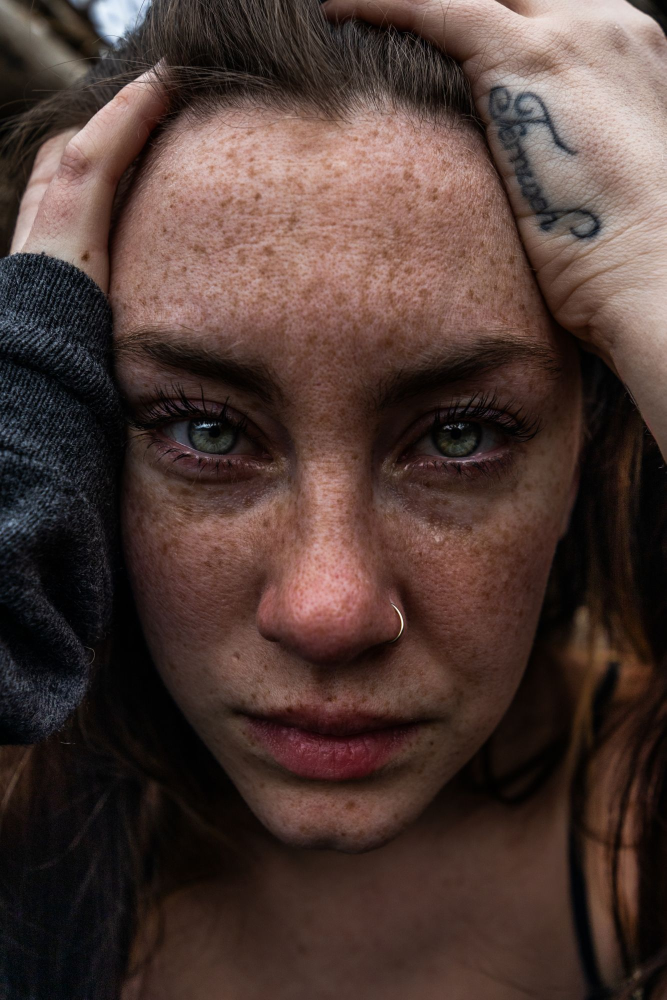
#> input picture draw/starter-freckles-c.jpg, 1333 x 2000 px (shown at 1/2 size)
$ python outline.py ../draw/starter-freckles-c.jpg   (older library calls are emulated)
#> lines starting #> are read from the running program, lines starting #| are printed output that depends on the picture
#!/usr/bin/env python3
"""Extract the essential outline of a photo as a clean line drawing.

Designed for portraits and other photos with lots of fine texture
(freckles, skin, fabric): texture is smoothed away with an
edge-preserving filter before edge extraction, and tiny speckle
fragments are removed afterward, so only the structural lines remain.

Usage:
    python3 outline.py photo.jpg
    python3 outline.py photo.jpg -o outline.png --detail 0.3
    python3 outline.py photo.jpg --method sketch --svg

Output is black lines on a white background (use --invert to flip).
Requires: pip install opencv-python-headless numpy
"""

import argparse
import sys
from pathlib import Path

import cv2
import numpy as np


def load_gray(path: str, max_dim: int) -> np.ndarray:
#> called with path = '../draw/starter-freckles-c.jpg', max_dim = 2000
    img = cv2.imread(path, cv2.IMREAD_COLOR)
#> img is the input picture: shape (2000, 1333, 3); mean B, G, R 53.2, 58.7, 78.7
    if img is None:
        sys.exit(f"error: could not read image: {path}")
    h, w = img.shape[:2]
    if max(h, w) > max_dim:
        scale = max_dim / max(h, w)
        img = cv2.resize(img, (round(w * scale), round(h * scale)),
                         interpolation=cv2.INTER_AREA)
    return cv2.cvtColor(img, cv2.COLOR_BGR2GRAY)


def smooth_texture(gray: np.ndarray, detail: float) -> np.ndarray:
    """Kill fine texture (freckles, grain) while keeping structural edges.

    detail=0 -> heavy smoothing, only the boldest lines survive
    detail=1 -> light smoothing, fine features kept
    """
#> called with detail = 0.5
    # Repeated bilateral filtering flattens texture without blurring
    # across strong edges. Fewer/weaker passes at high detail.
    passes = max(1, round(3 - 2 * detail))
    sigma_color = 40 + 40 * (1 - detail)
    out = gray
    for _ in range(passes):
        out = cv2.bilateralFilter(out, d=9, sigmaColor=sigma_color, sigmaSpace=7)
    return out


def edges_contour(gray: np.ndarray, detail: float) -> np.ndarray:
    """Thin structural edges via Canny with gradient-percentile thresholds.

    Thresholding on the gradient-magnitude distribution (instead of image
    brightness) keeps the result stable across lighting conditions.
    Returns a binary mask (255 = line).
    """
#> called with detail = 0.5
    gx = cv2.Scharr(gray, cv2.CV_32F, 1, 0)
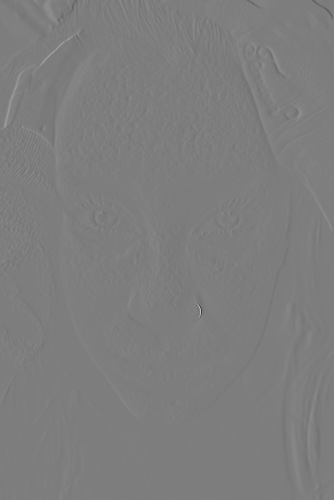
#> gx: shape (2000, 1333) float32 (shown at 1/4 size); min -2269, max 2330, mean 1; drawn with min black and max white
    gy = cv2.Scharr(gray, cv2.CV_32F, 0, 1)
    mag = cv2.magnitude(gx, gy)
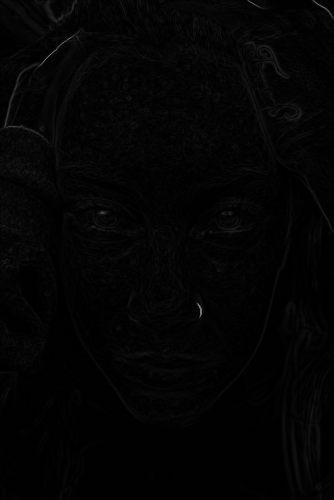
#> mag: shape (2000, 1333) float32 (shown at 1/4 size); min 0, max 2575, mean 41.5; drawn with min black and max white
    strong = mag[mag > 1.0]
    if strong.size == 0:
        return np.zeros_like(gray)
    # Lower percentile at high detail -> more edges accepted.
    hi = float(np.percentile(strong, 97 - 12 * detail))
#> hi = 96
    lo = 0.4 * hi
#> lo = 38.4
    edges = cv2.Canny(gx.astype(np.int16), gy.astype(np.int16), lo, hi,
                      L2gradient=True)
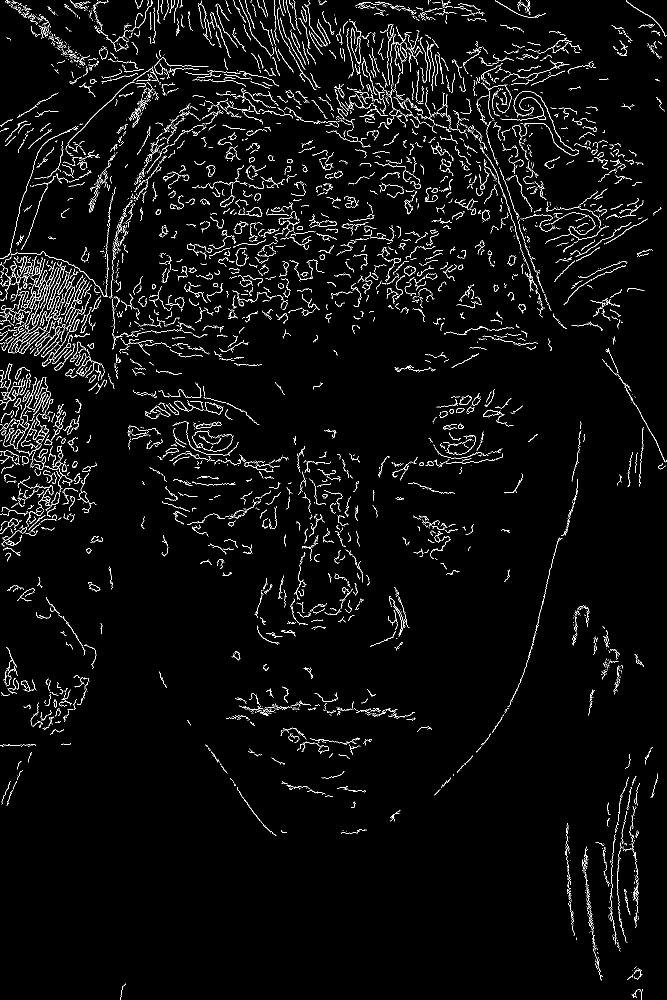
#> edges: shape (2000, 1333) (shown at 1/2 size); 3.3% white in thin lines or dots
    # Bridge one-pixel gaps so outlines read as continuous strokes.
    kernel = cv2.getStructuringElement(cv2.MORPH_ELLIPSE, (3, 3))
    return cv2.morphologyEx(edges, cv2.MORPH_CLOSE, kernel)
#> returned value: shape (2000, 1333); 3.9% white in thin lines or dots


# [14 lines left out: function edges_sketch, not called in this run]


def remove_speckles(mask: np.ndarray, detail: float) -> np.ndarray:
    """Drop connected components too small to be an essential line."""
#> called with detail = 0.5
    h, w = mask.shape
#> h = 2000; w = 1333
    # Minimum component size scales with image area; stricter at low detail.
    min_size = int((h * w) * (0.00002 + 0.00013 * (1 - detail)))
#> min_size = 226
    n, labels, stats, _ = cv2.connectedComponentsWithStats(mask, connectivity=8)
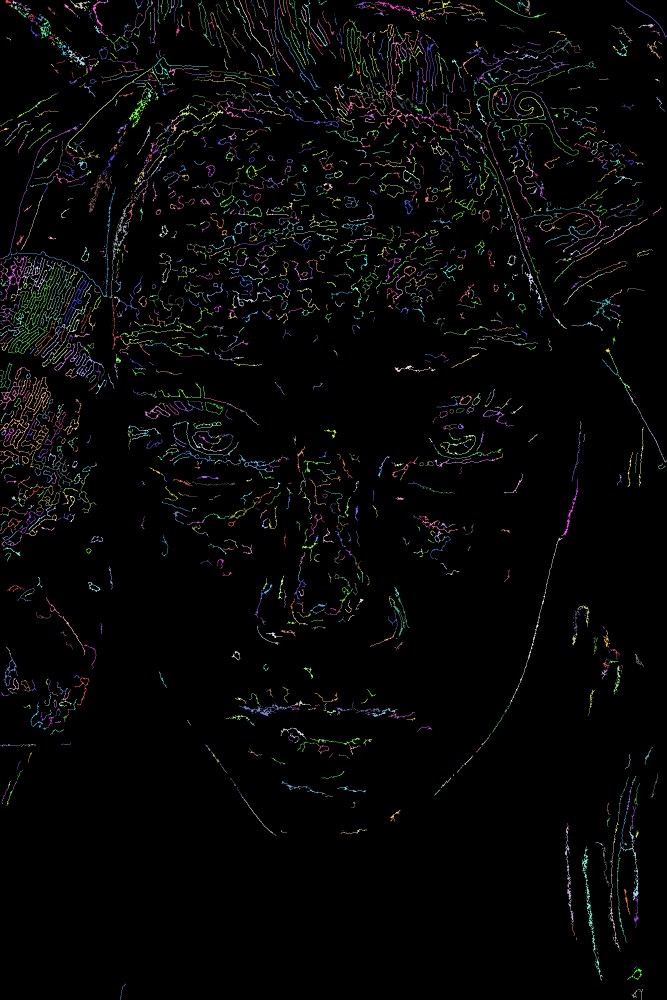
#> labels: shape (2000, 1333) int32 (shown at 1/2 size); 2370 distinct labels, from 0 to 2369; one colour per label, 0 black
#> n = 2370; stats = 2370 rows, first 6: [0, 0, 1333, 2000, 2561110], [11, 0, 12, 8, 48], [25, 0, 10, 8, 33], [141, 0, 34, 22, 173], [194, 0, 2, 2, 2], [213, 0, 4, 5, 9]
    out = np.zeros_like(mask)
    for i in range(1, n):
        if stats[i, cv2.CC_STAT_AREA] >= min_size:
            out[labels == i] = 255
#> out: shape (2000, 1333); 0.84% white in thin lines or dots
    return out


# [16 lines left out: function write_svg, not called in this run]


def main() -> None:
    ap = argparse.ArgumentParser(description=__doc__.splitlines()[0])
    ap.add_argument("input", help="path to the source photo")
    ap.add_argument("-o", "--output",
                    help="output PNG path (default: <input>_outline.png)")
    ap.add_argument("--method", choices=("contour", "sketch"), default="contour",
                    help="contour: thin essential lines (default); "
                         "sketch: XDoG ink look with filled shadows")
    ap.add_argument("--detail", type=float, default=0.5, metavar="0..1",
                    help="0 = only the boldest essential lines, "
                         "1 = keep fine detail (default 0.5)")
    ap.add_argument("--max-dim", type=int, default=2000,
                    help="downscale so the longest side is at most this "
                         "(default 2000; full-res texture only adds noise)")
    ap.add_argument("--invert", action="store_true",
                    help="white lines on black instead of black on white")
    ap.add_argument("--svg", action="store_true",
                    help="also write a traced SVG next to the PNG")
    args = ap.parse_args()

    detail = min(1.0, max(0.0, args.detail))
    out_path = Path(args.output) if args.output else \
        Path(args.input).with_name(Path(args.input).stem + "_outline.png")

    gray = load_gray(args.input, args.max_dim)
    smoothed = smooth_texture(gray, detail)
    extract = edges_contour if args.method == "contour" else edges_sketch
    mask = remove_speckles(extract(smoothed, detail), detail)

    result = mask if args.invert else cv2.bitwise_not(mask)
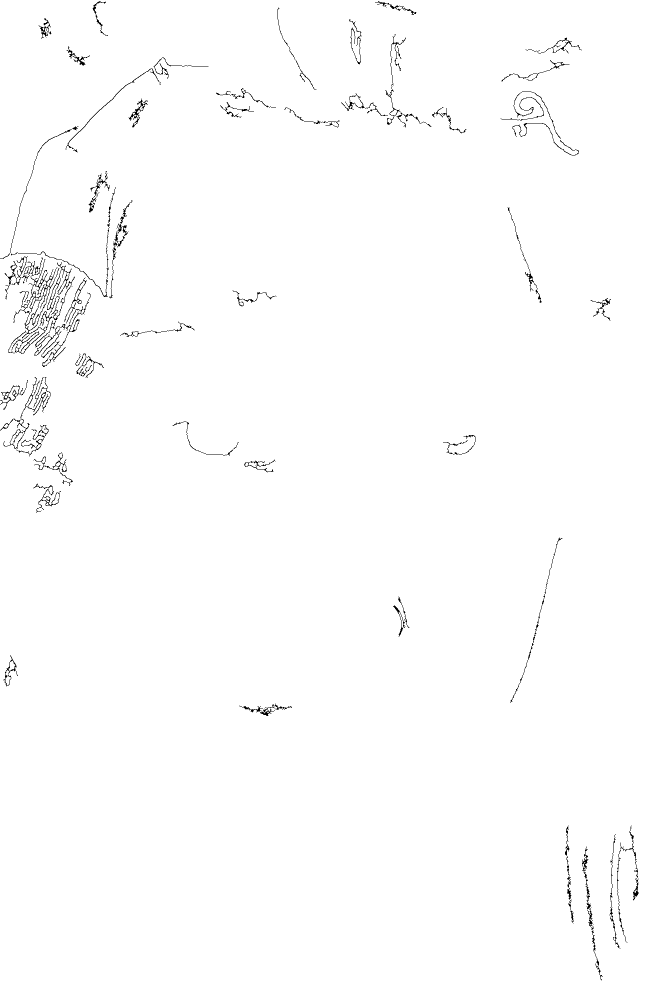
#> result: shape (2000, 1333) (shown at 1/2 size); 99.2% white; black in thin lines or dots
    cv2.imwrite(str(out_path), result)
    print(f"wrote {out_path}")

    if args.svg:
        svg_path = out_path.with_suffix(".svg")
        write_svg(mask, svg_path)
        print(f"wrote {svg_path}")


if __name__ == "__main__":
    main()

$ run again, on draw/starter-guy-c.jpg
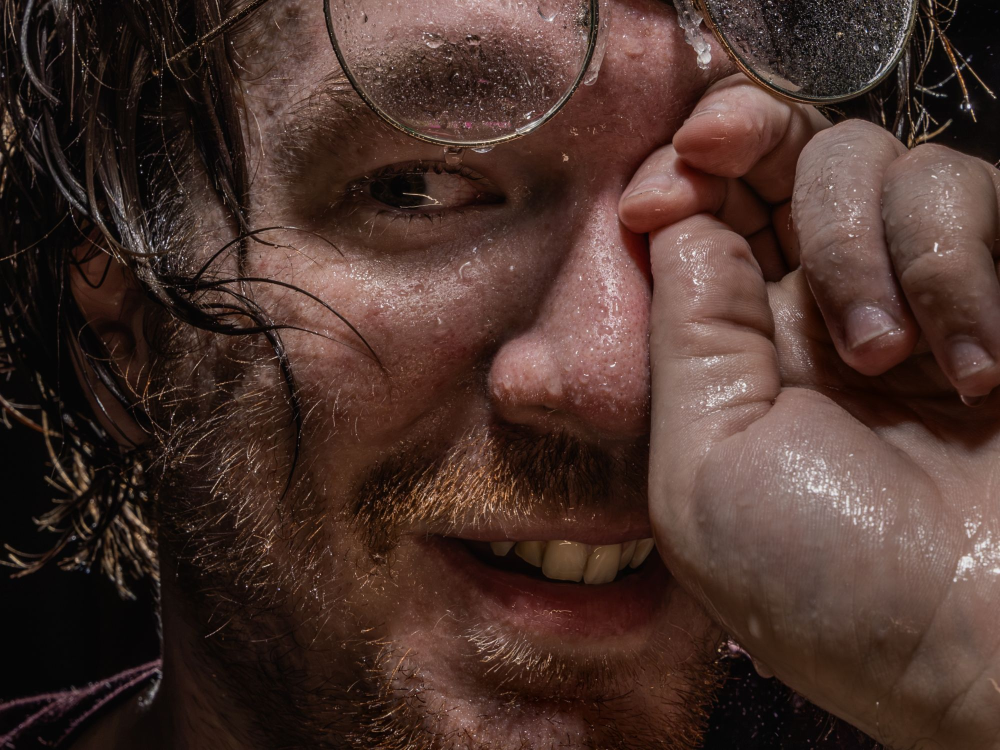
#> input picture draw/starter-guy-c.jpg, 2000 x 1500 px (shown at 1/2 size)
#> in load_gray, img is the input picture: shape (1500, 2000, 3); mean B, G, R 43.9, 50.7, 73.6
#> hi = 136
#> lo = 54.41
#> in edges_contour, `edges = cv2.Canny(gx.astype(np.int16), gy.astype(np.int16), lo, hi, L2..`:
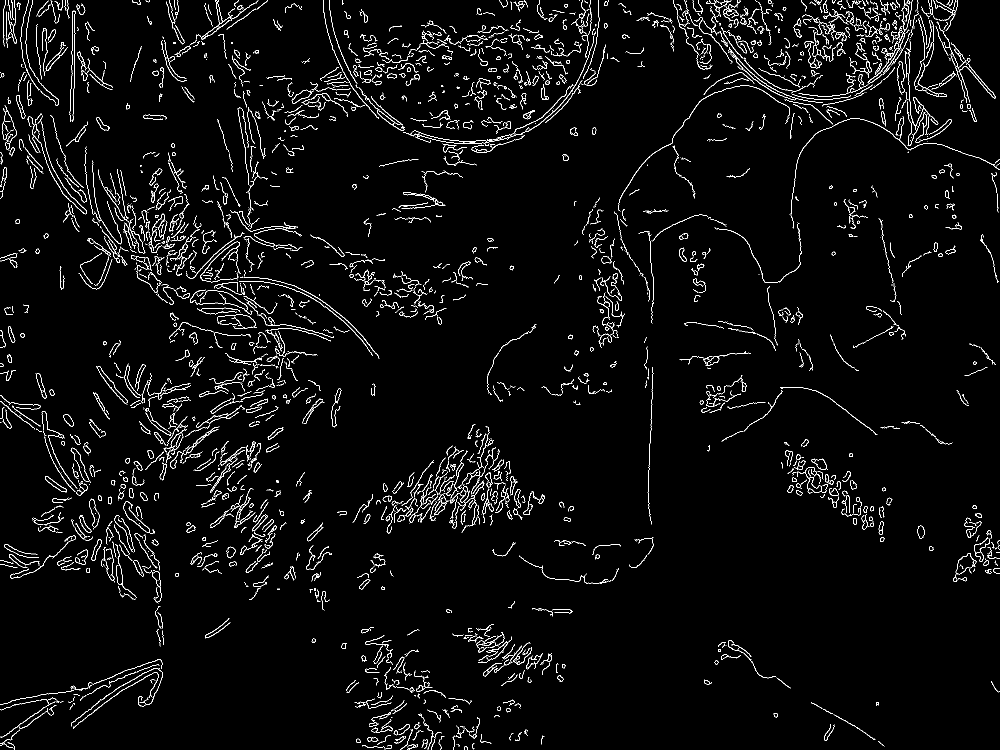
#> edges: shape (1500, 2000) (shown at 1/2 size); 3.3% white in thin lines or dots
#> in remove_speckles, `h, w = mask.shape`: h = 1500; w = 2000
#> min_size = 254
#> labels: shape (1500, 2000) int32; 1629 distinct labels, from 0 to 1628
#> n = 1629; stats = 1629 rows, first 6: [0, 0, 2000, 1500, 2891391], [7, 0, 4, 93, 94], [15, 0, 8, 40, 47], [23, 0, 6, 39, 44], [13, 0, 21, 96, 235], [41, 0, 40, 181, 208]
#> in main, `result = mask if args.invert else cv2.bitwise_not(mask)`:
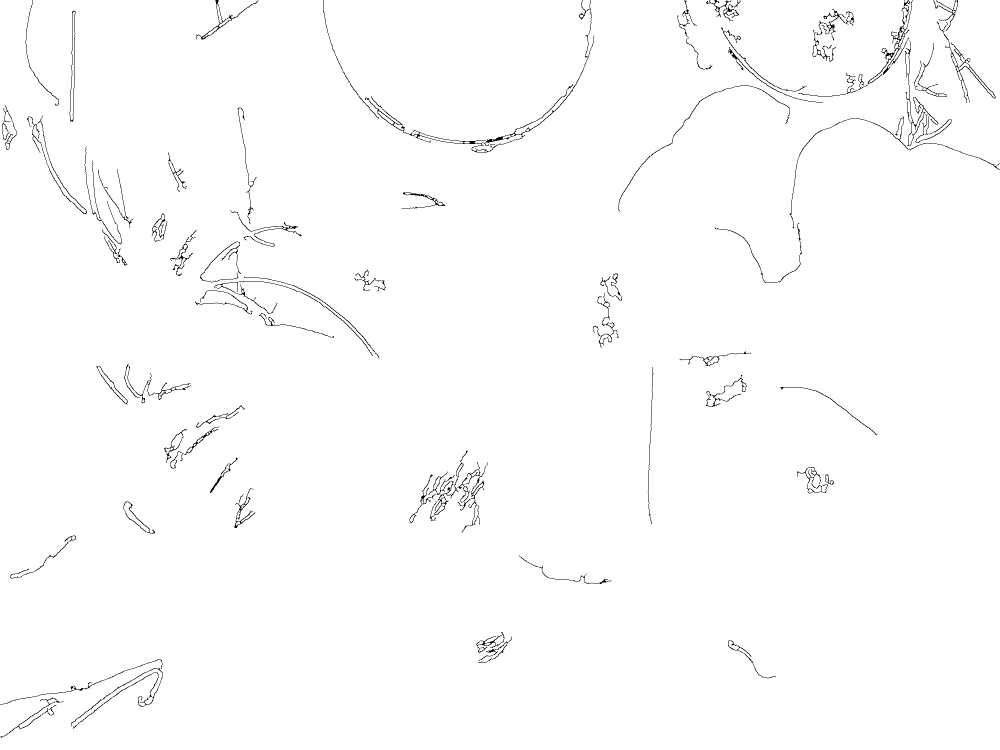
#> result: shape (1500, 2000) (shown at 1/2 size); 99% white; black in thin lines or dots
